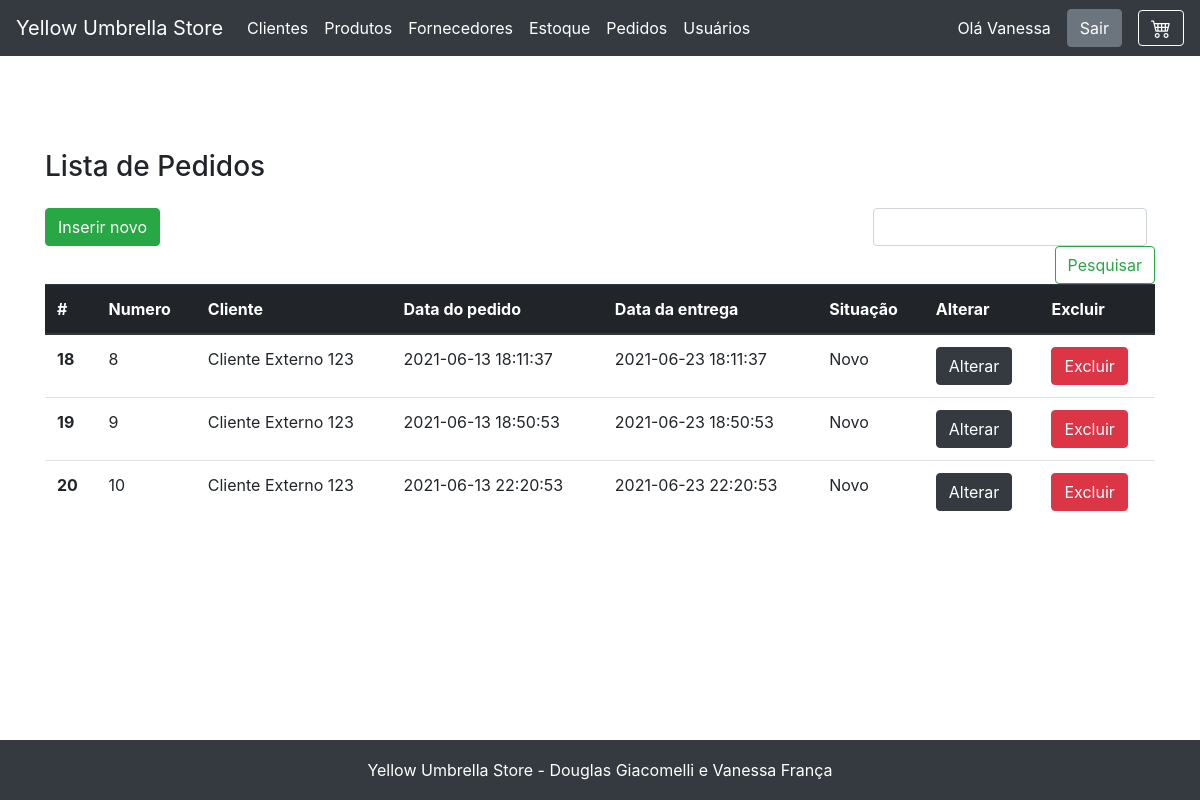
Page /pedido/view_pedidos.php (signed in) on the earlier database version.
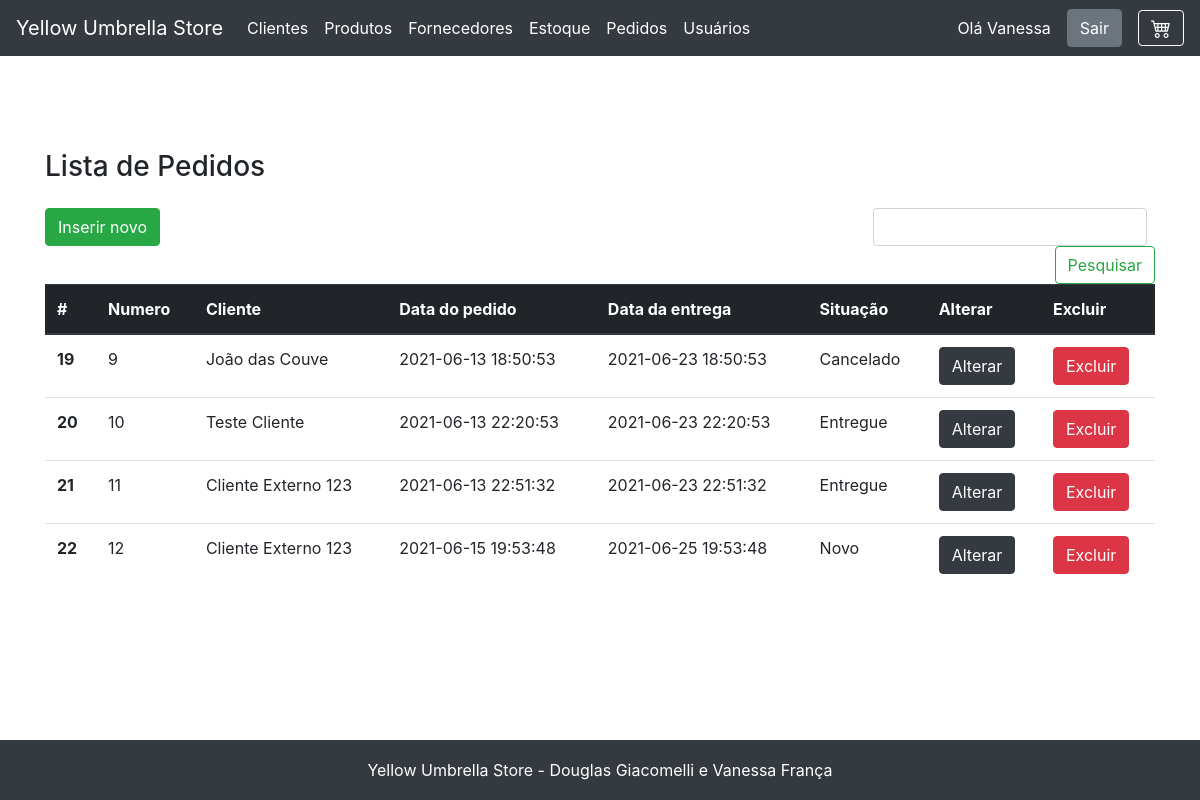
Same page on the later database version.
### tables this page shows
CREATE TABLE `pedido` (
  `id` int NOT NULL AUTO_INCREMENT,
  `numero` int NOT NULL,
  `data_pedido` datetime NOT NULL,
  `data_entrega` datetime NOT NULL,
  `situacao` varchar(255) NOT NULL,
  `cliente_id` int DEFAULT NULL,
  PRIMARY KEY (`id`),
  KEY `cliente_id` (`cliente_id`),
  CONSTRAINT `pedido_ibfk_3` FOREIGN KEY (`cliente_id`) REFERENCES `cliente` (`id`) ON DELETE CASCADE ON UPDATE RESTRICT
);

CREATE TABLE `cliente` (
  `id` int NOT NULL AUTO_INCREMENT,
  `nome` varchar(255) NOT NULL,
  `telefone` varchar(255) NOT NULL,
  `email` varchar(255) NOT NULL,
  `cartao_credito` varchar(255) NOT NULL,
  `endereco_id` int NOT NULL,
  `usuario_id` int DEFAULT NULL,
  PRIMARY KEY (`id`),
  UNIQUE KEY `email` (`email`),
  KEY `endereco_id` (`endereco_id`),
  KEY `usuario_id` (`usuario_id`),
  CONSTRAINT `cliente_ibfk_2` FOREIGN KEY (`endereco_id`) REFERENCES `endereco` (`id`) ON DELETE CASCADE ON UPDATE RESTRICT,
  CONSTRAINT `cliente_ibfk_4` FOREIGN KEY (`usuario_id`) REFERENCES `usuario` (`id`) ON DELETE CASCADE ON UPDATE RESTRICT
);

### fachada.php (called while the page is built, shortened)
<?php
include_once('model/Pedido.php');
include_once('dao/mysql/MysqlDaoFactory.php');
$factory = new MysqlDaofactory();
?>

### dao/mysql/MysqlDaoFactory.php (called while the page is built, shortened)
<?php
include_once('MysqlProdutoDao.php');
include_once('MysqlPedidoDao.php');
class MysqlDaofactory extends DaoFactory {
    private $host = "localhost";
    private $db_name = "web2";
    private $port = "3306";
    private $username = "root";
    private $password = "v6a10fr4nc486";
    public function getConnection(){
        $this->conn = null;
        $dsn="mysql:host=" . $this->host . ";port=" . $this->port . ";dbname=" . $this->db_name;
        try{
            $this->conn = new PDO($dsn, $this->username, $this->password);
      }catch(PDOException $exception){
            echo "Connection error: " . $exception->getMessage() . "\n";
            echo "DSN = " . $dsn;
        }
        return $this->conn;
    }
    public function getPedidoDao() {
        return new MysqlPedidoDao($this->getConnection());
    }
}
?>

### dao/DAO.php (called while the page is built, shortened)
<?php
abstract class DAO {
    public function __construct($conn){
        $this->conn = $conn;
    }
}
?>

### dao/mysql/MysqlPedidoDao.php (called while the page is built, shortened)
<?php
include_once($_SERVER['DOCUMENT_ROOT'].'/yellow_umbrella/dao/DAO.php');
class MysqlPedidoDao extends DAO implements PedidoDao {
    private $table_name = 'pedido';
    public function buscaTodos() {
        $query = "SELECT
                    p.id, p.numero, p.data_pedido, p.data_entrega, p.situacao, p.cliente_id, c.nome as cliente_nome
                FROM
                    " . $this->table_name ." p
                    JOIN cliente c on (p.cliente_id = c.id)
                    GROUP BY p.id
                    ORDER BY p.id ASC
                    ";
        $stmt = $this->conn->prepare( $query );
        $stmt->execute();
        $pedidos = [];
        while ($row = $stmt->fetch(PDO::FETCH_ASSOC)){
            extract($row);
            $pedido = new Pedido($id, $numero, $data_pedido, $data_entrega, $situacao, $cliente_id, $cliente_nome);
            $pedidos[] = $pedido;
        }
        return $pedidos;
    }
}
?>

### model/Pedido.php (called while the page is built, shortened)
<?php
class Pedido{
    private $id;
    private $numero;
    private $data_pedido;
    private $data_entrega;
    private $situacao;
    private $cliente_nome;
    public function __construct( $id=null, $numero, $data_pedido, $data_entrega, $situacao, $cliente_id, $cliente_nome=null){
        $this->id=$id;
        $this->numero=$numero;
        $this->data_pedido=$data_pedido;
        $this->data_entrega=$data_entrega;
        $this->situacao=$situacao;
        $this->cliente_nome=$cliente_nome;
    }
    public function getId() { return intval($this->id); }
    public function getNumero() { return $this->numero; }
    public function getDataPedido() { return $this->data_pedido; }
    public function getDataEntrega() { return $this->data_entrega; }
    public function getSituacao() { return $this->situacao; }
    public function getClienteNome() { return $this->cliente_nome; }
}
?>

### pedido/view_pedidos.php (the view, shortened to what this page needs)
<?php
    include "../fachada.php";
    include "../header.php";
    $dao = $factory->getPedidoDao();
    $pedidos = $dao->buscaTodos();
    $pedidos = (isset($_SESSION["pedidos"])) ? ($_SESSION["pedidos"]) : ($pedidos);
?>
<main role="main" class="container">
    <h3 class="mb-3">Lista de Pedidos</h3>
    <div class="row">
        <div class="col-12">
        </div>
        <?php
            if(isset($_SESSION['perfil_id']) && trim($_SESSION['perfil_id']) == "1"){
        ?>
            <div class="col-lg-8 col-sm-12">
                <a href="view_cadastro_pedido.php" class="btn btn-success mb-2">Inserir novo</a>
            </div>
            <div class="col-lg-4 col-sm-12">
                <form class="form-inline mt-2 mt-md-0 form-search-list" action="<?=$base?>/pedido/executa_pesquisa.php" method="POST">
                    <input class="form-control mr-sm-2" type="text" name="pesquisa" aria-label="Pesquisar">
                    <button class="btn btn-outline-success my-2 my-sm-0" type="submit">Pesquisar</button>
                </form>
            </div>
        <?php
            }
        ?>
        <div class="col-12">
            <table class="table table-responsive">
                <thead class="thead-dark">
                    <tr>
                    <th scope="col">#</th>
                    <th scope="col">Numero</th>
                    <th scope="col">Cliente</th>
                    <th scope="col">Data do pedido</th>
                    <th scope="col">Data da entrega</th>
                    <th scope="col">Situação</th>
                    <?php
                        if(isset($_SESSION['perfil_id']) && trim($_SESSION['perfil_id']) == "1"){
                    ?>
                            <th scope="col">Alterar</th>
                            <th scope="col">Excluir</th>
                    <?php
                        }
                    ?>
                    </tr>
                </thead>
                <tbody>
                <?php
                    if($pedidos){
                        foreach($pedidos as $item){
                ?>
                    <tr id="<?=$item->getID()?>">
                        <th class="item-pedido-lista" scope="row"><?=$item->getID()?></th>
                        <td class="item-pedido-lista"><?=$item->getNumero()?></td>
                        <td class="item-pedido-lista"><?=$item->getClienteNome()?></td>
                        <td class="item-pedido-lista"><?=$item->getDataPedido()?></td>
                        <td class="item-pedido-lista"><?=$item->getDataEntrega()?></td>
                        <td class="item-pedido-lista">
                            <?php
                                switch($item->getSituacao()){
                                    case 1:
                                        echo "Novo";
                                        break;
                                    case 2:
                                        echo "Entregue";
                                        break;
                                    case 3:
                                        echo "Cancelado";
                                        break;
                                }
                            ?>
                        </td>
                        <?php
                            if(isset($_SESSION['perfil_id']) && trim($_SESSION['perfil_id']) == "1"){
                        ?>
                            <td><a href="view_editar_pedido.php?id=<?=$item->getID()?>" class="btn btn-dark">Alterar</button></td>
                            <td><a href="exclui_pedido.php?id=<?=$item->getID()?>" id="excluiPedido" class="btn btn-danger" onclick="return confirm('Você quer mesmo remover este pedido?')">Excluir</button></td>
                        <?php
                            }
                        ?>
                    </tr>
                <?php
                        }
                    }else{
                        echo "<td colspan=6 style='text-align:center;'>Sem registros</td>";
                    }
                ?>
                </tbody>
            </table>
        </div>
        <div class="col-12" id="item-pedido-detalhe">
        </div>
    </div>
</main>
<?php include "../footer.php"; ?>

### header.php (shortened to what this page needs)
<?php
  $httpProtocol = !isset($_SERVER['HTTPS']) || $_SERVER['HTTPS'] != 'on' ? 'http' : 'https';
  $base = $httpProtocol.'://'.$_SERVER['HTTP_HOST'].'/yellow_umbrella';
?>
<!doctype html>
<html lang="en">
  <head>
    <link href="../assets/bootstrap4/dist/css/bootstrap.min.css" rel="stylesheet">
    <link rel="stylesheet" href="https://cdn.jsdelivr.net/npm/bootstrap-icons@1.5.0/font/bootstrap-icons.css">
    <link href="../assets/css/sticky-footer.css" rel="stylesheet">
    <link href="../assets/css/custom.css" rel="stylesheet">
  </head>
  <body>
    <header>
      <nav class="navbar navbar-expand-md navbar-dark fixed-top bg-dark">
        <a class="navbar-brand" href="<?=$base?>/index/view_index.php">Yellow Umbrella Store</a>
        <div class="collapse navbar-collapse" id="navbarCollapse">
          <ul class="navbar-nav mr-auto">
            <?php
              if(isset($_SESSION["id_usuario"]) && trim($_SESSION["id_usuario"]) != ""){
                if(isset($_SESSION["perfil_id"])){
                  if(trim($_SESSION["perfil_id"]) == "1"){
            ?>
                    <li class="nav-item active">
                      <a class="nav-link" href="<?=$base?>/cliente/view_clientes.php">Clientes</a>
                    </li>
                    <li class="nav-item active">
                      <a class="nav-link" href="<?=$base?>/produto/view_produtos.php">Produtos</a>
                    </li>
                    <li class="nav-item active">
                      <a class="nav-link" href="<?=$base?>/fornecedor/view_fornecedores.php">Fornecedores</a>
                    </li>
                    <li class="nav-item active">
                      <a class="nav-link" href="<?=$base?>/estoque/view_estoque.php">Estoque</a>
                    </li>
                    <li class="nav-item active">
                      <a class="nav-link" href="<?=$base?>/pedido/view_pedidos.php">Pedidos</a>
                    </li>
                    <li class="nav-item active">
                      <a class="nav-link" href="<?=$base?>/usuario/view_usuarios.php">Usuários</a>
                    </li>
            <?php
                  }
                }
            ?>
            <?php
              }
            ?>
          </ul>
          <?php
            if(isset($_SESSION["id_usuario"]) && trim($_SESSION["id_usuario"]) != ""){
          ?>
            <span class='greetings-user'>Olá <?=$_SESSION["nome_usuario"]?></span>
            <a class="btn btn-secondary btn-logout" href="<?=$base?>/login/executa_logout.php" onclick="return confirm('Você quer mesmo sair?')">Sair</a>
          <?php
            }
          ?>
        </div>
        <div class="carrinho-wrapper">
          <a href="<?=$base?>/pedido/view_carrinho.php" class="bi-cart4 btn btn-dark ml-3 btn-carrinho-header" title="icon name" aria-hidden="true">
          </a>
        </div>
      </nav>
    </header>

### footer.php (shortened to what this page needs)
    <footer class="footer bg-dark">
      <div class="container">
        <span class="footer-text">Yellow Umbrella Store - Douglas Giacomelli e Vanessa França</span>
      </div>
    </footer>
  </body>
</html>

### assets/css/sticky-footer.css (style rules this page uses)
html { position: relative; min-height: 100%; }
body { margin-bottom: 60px; }
.footer { position: absolute; bottom: 0; width: 100%; height: 60px; line-height: 60px; background-color: #f5f5f5; }
body > .container { padding: 150px 15px 0; }
.footer > .container { padding-right: 15px; padding-left: 15px; text-align: center; }
.footer-text, .greetings-user { color: #fff; }
.btn-logout { margin-left: 1rem; }
.form-search-list { justify-content: flex-end; }
.table-responsive { display: table; }

### assets/css/custom.css (style rules this page uses)
.footer-text, .greetings-user { color: #fff; }
.btn-logout { margin-left: 1rem; }
.form-search-list { justify-content: flex-end; }
.table-responsive { display: table; }
.btn-carrinho-header { font-size: 1.25rem; border: 1px solid; padding: 0.15rem .75rem; }

Differences in the rows shown:
removed pedido: id "18", numero "8", cliente.nome "Cliente Externo 123", data_pedido "2021-06-13 18:11:37", data_entrega "2021-06-23 18:11:37", situacao "Novo"
changed pedido id 19: cliente.nome "Cliente Externo 123" → "João das Couve"; situacao "Novo" → "Cancelado"
changed pedido id 20: cliente.nome "Cliente Externo 123" → "Teste Cliente"; situacao "Novo" → "Entregue"
added pedido: id "21", numero "11", cliente.nome "Cliente Externo 123", data_pedido "2021-06-13 22:51:32", data_entrega "2021-06-23 22:51:32", situacao "Entregue"
added pedido: id "22", numero "12", cliente.nome "Cliente Externo 123", data_pedido "2021-06-15 19:53:48", data_entrega "2021-06-25 19:53:48", situacao "Novo"
